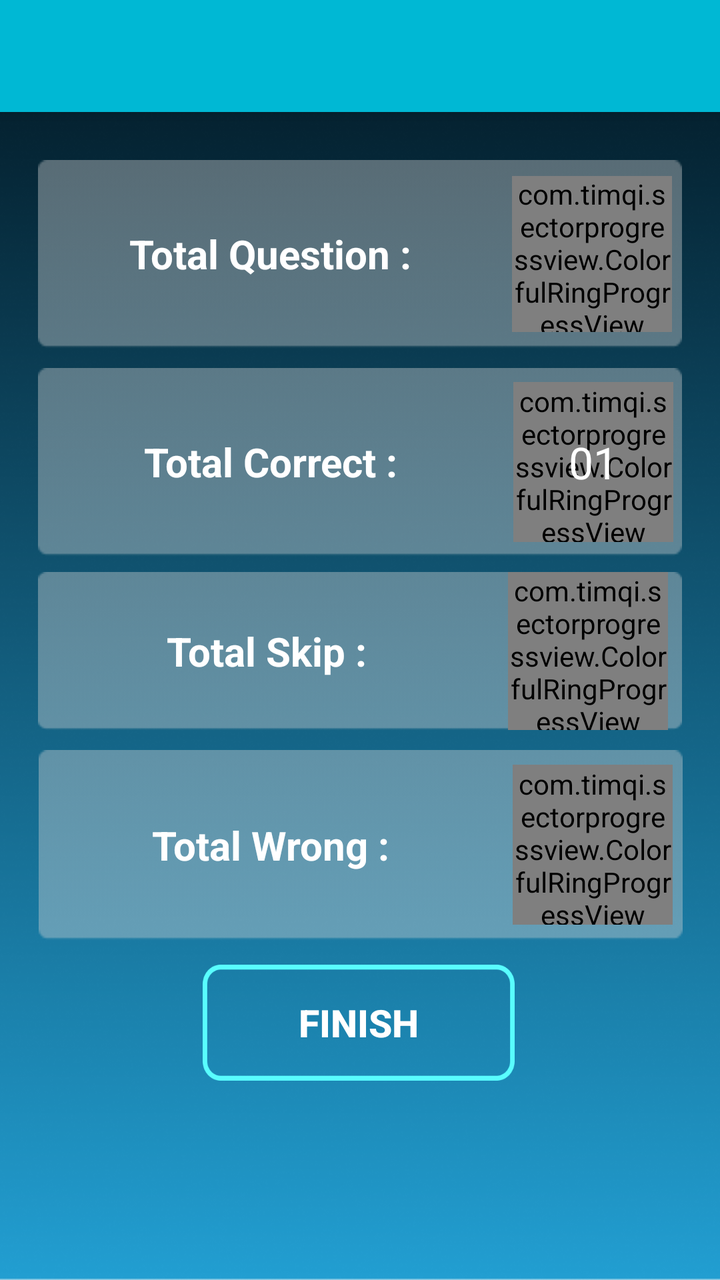
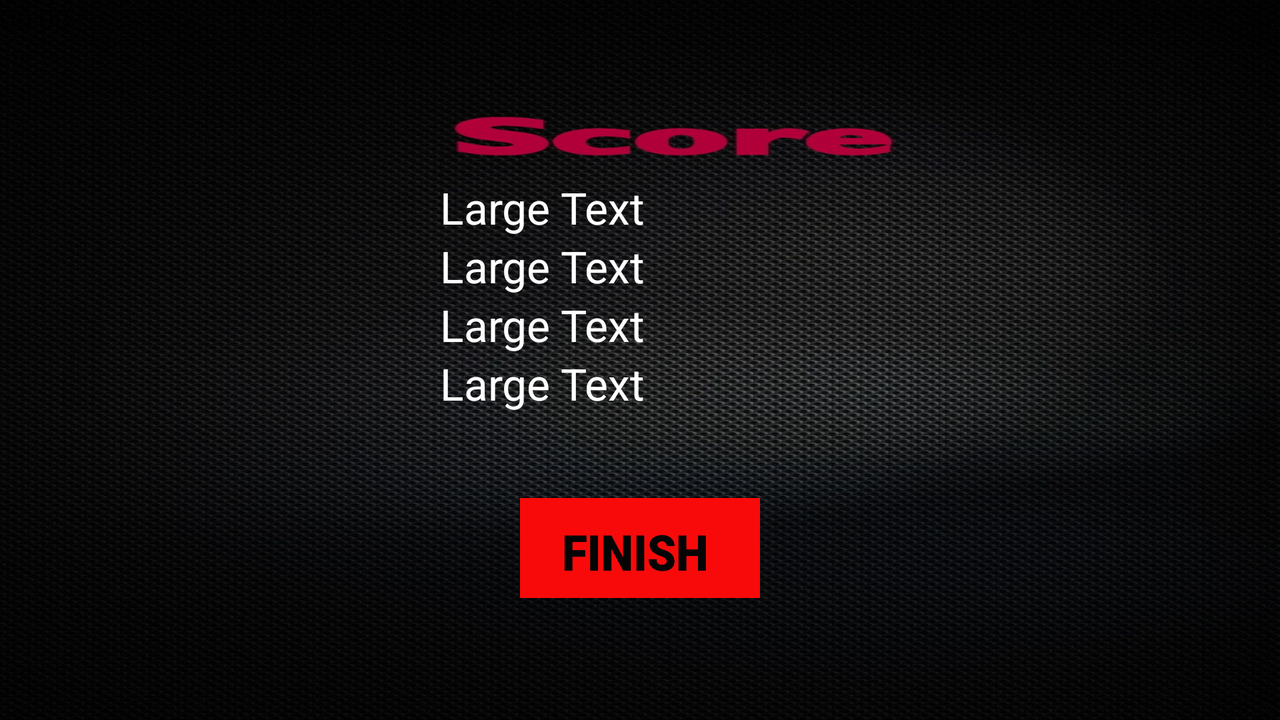

The same Android screen from two of the app's own layout files: first res/layout/ as a phone draws it, then the author's variant for another configuration, drawn on a device whose configuration selects that folder. Both files follow.
<!-- AndroidManifest.xml: application theme AppTheme -->
<!-- res/layout/finish_quiz.xml -->
<?xml version="1.0" encoding="utf-8"?>
<androidx.constraintlayout.widget.ConstraintLayout xmlns:android="http://schemas.android.com/apk/res/android"
    xmlns:app="http://schemas.android.com/apk/res-auto"
    xmlns:tools="http://schemas.android.com/tools"
    android:id="@+id/relativeLayout"
    android:layout_width="match_parent"
    android:layout_height="match_parent"
    android:layout_gravity="left"
    android:background="@drawable/background"
    android:orientation="vertical">

    <include
        android:id="@+id/toolbar"
        layout="@layout/toolbar"
        tools:ignore="MissingConstraints"
        tools:layout_editor_absoluteX="58dp"
        tools:layout_editor_absoluteY="0dp" />


    <TextView
        android:id="@+id/time"
        android:layout_width="wrap_content"
        android:layout_height="wrap_content"
        android:text="00:00"
        tools:ignore="MissingConstraints"
        tools:layout_editor_absoluteX="47dp"
        tools:layout_editor_absoluteY="64dp" />


    <Button
        android:id="@+id/b1"
        android:layout_width="156dp"
        android:layout_height="58dp"
        android:layout_marginStart="8dp"
        android:layout_marginTop="8dp"
        android:layout_marginEnd="8dp"
        android:layout_marginBottom="8dp"
        android:background="@drawable/button"
        android:text="FINISH"
        android:textAllCaps="false"
        android:textColor="@color/White_color"
        android:textSize="19dp"
        android:textStyle="bold"
        app:layout_constraintBottom_toTopOf="@+id/guideline13"
        app:layout_constraintEnd_toEndOf="parent"
        app:layout_constraintHorizontal_bias="0.497"
        app:layout_constraintStart_toStartOf="parent"
        app:layout_constraintTop_toBottomOf="@+id/linearLayout6"
        app:layout_constraintVertical_bias="0.15"
        tools:ignore="ObsoleteLayoutParam" />

    

    <androidx.constraintlayout.widget.Guideline
        android:id="@+id/guideline4"
        android:layout_width="wrap_content"
        android:layout_height="wrap_content"
        android:orientation="horizontal"
        app:layout_constraintGuide_end="173dp" />

    <androidx.constraintlayout.widget.Guideline
        android:id="@+id/guideline13"
        android:layout_width="wrap_content"
        android:layout_height="wrap_content"
        android:orientation="horizontal"
        app:layout_constraintGuide_end="68dp" />

    <androidx.constraintlayout.widget.Group
        android:id="@+id/group"
        android:layout_width="wrap_content"
        android:layout_height="wrap_content" />

    <androidx.constraintlayout.widget.Guideline
        android:id="@+id/guideline14"
        android:layout_width="wrap_content"
        android:layout_height="wrap_content"
        android:orientation="horizontal"
        app:layout_constraintGuide_end="798dp" />




    <LinearLayout
        android:id="@+id/linearLayout3"
        android:layout_width="322dp"
        android:layout_height="94dp"
        android:layout_marginStart="16dp"
        android:layout_marginTop="80dp"
        android:layout_marginEnd="16dp"
        android:background="@drawable/score_card"
        android:gravity="center"
        android:orientation="horizontal"
        app:layout_constraintEnd_toEndOf="parent"
        app:layout_constraintStart_toStartOf="parent"
        app:layout_constraintTop_toTopOf="parent">

        <TextView
            android:id="@+id/totalquestion"
            android:layout_width="wrap_content"
            android:layout_height="wrap_content"
            android:layout_weight="1"
            android:gravity="center"
            android:text="Total Question :"
            android:textColor="@color/White_color"
            android:textSize="20dp"
            android:textStyle="bold"
            app:layout_constraintBottom_toBottomOf="parent"
            app:layout_constraintTop_toTopOf="parent" />


        <androidx.constraintlayout.widget.ConstraintLayout
            android:layout_width="90dp"
            android:layout_height="78dp">


            <TextView
                android:id="@+id/textview3"
                android:layout_width="53dp"
                android:layout_height="wrap_content"
                android:gravity="center"
                android:text="00"

                android:textAllCaps="false"
                android:textAppearance="?android:attr/textAppearanceLarge"
                android:textColor="@color/White_color"
                app:layout_constraintBottom_toBottomOf="@+id/crpv2"
                app:layout_constraintEnd_toEndOf="@+id/crpv2"
                app:layout_constraintStart_toStartOf="@+id/crpv2"
                app:layout_constraintTop_toTopOf="@+id/crpv2"
                tools:ignore="ObsoleteLayoutParam" />

            <com.timqi.sectorprogressview.ColorfulRingProgressView xmlns:app="http://schemas.android.com/apk/res-auto"
                android:id="@+id/crpv2"
                android:layout_width="80dp"
                android:layout_height="80dp"
                app:bgColor="#e1e1e1"
                app:fgColorEnd="#59FDFE"
                app:fgColorStart="#59FDFE"
                app:layout_constraintBottom_toBottomOf="parent"
                app:layout_constraintEnd_toEndOf="parent"
                app:layout_constraintStart_toStartOf="parent"
                app:layout_constraintTop_toTopOf="parent"
                app:percent="0"
                app:startAngle="0"
                app:strokeWidth="7dp"
                tools:ignore="MissingConstraints" />

        </androidx.constraintlayout.widget.ConstraintLayout>


    </LinearLayout>


    <LinearLayout
        android:id="@+id/linearLayout4"
        android:layout_width="322dp"
        android:layout_height="94dp"
        android:layout_marginStart="16dp"
        android:layout_marginTop="10dp"
        android:layout_marginEnd="16dp"
        android:background="@drawable/score_card"
        android:gravity="center"
        android:orientation="horizontal"
        app:layout_constraintEnd_toEndOf="parent"
        app:layout_constraintHorizontal_bias="0.489"
        app:layout_constraintStart_toStartOf="parent"
        app:layout_constraintTop_toBottomOf="@+id/linearLayout3">

        <TextView
            android:id="@+id/totalskeep"
            android:layout_width="wrap_content"
            android:layout_height="wrap_content"
            android:layout_weight="1"
            android:gravity="center"
            android:text="Total Correct :"
            android:textColor="@color/White_color"
            android:textSize="20dp"
            android:textStyle="bold"
            app:layout_constraintBottom_toBottomOf="parent"
            app:layout_constraintTop_toTopOf="parent" />

        <androidx.constraintlayout.widget.ConstraintLayout
            android:id="@+id/constraintLayout"
            android:layout_width="89dp"
            android:layout_height="87dp"
            tools:layout_editor_absoluteX="224dp"
            tools:layout_editor_absoluteY="300dp">

            <com.timqi.sectorprogressview.ColorfulRingProgressView xmlns:app="http://schemas.android.com/apk/res-auto"
                android:id="@+id/crpv3"
                android:layout_width="80dp"
                android:layout_height="80dp"
                app:bgColor="#e1e1e1"
                app:fgColorEnd="#59FDFE"
                app:fgColorStart="#59FDFE"
                app:layout_constraintBottom_toBottomOf="@+id/constraintLayout"
                app:layout_constraintEnd_toEndOf="@+id/constraintLayout"
                app:layout_constraintStart_toStartOf="@+id/constraintLayout"
                app:layout_constraintTop_toTopOf="@+id/constraintLayout"
                app:percent="0"
                app:startAngle="0"
                app:strokeWidth="7dp"
                tools:ignore="MissingConstraints" />

            <TextView
                android:id="@+id/textView4"
                android:layout_width="wrap_content"
                android:layout_height="wrap_content"
                android:gravity="left"
                android:text="01"
                android:textAppearance="?android:attr/textAppearanceLarge"
                android:textColor="@color/White_color"
                app:layout_constraintBottom_toBottomOf="@+id/crpv3"
                app:layout_constraintEnd_toEndOf="@+id/crpv3"
                app:layout_constraintStart_toStartOf="@+id/crpv3"
                app:layout_constraintTop_toTopOf="@+id/crpv3"
                tools:ignore="ObsoleteLayoutParam" />


        </androidx.constraintlayout.widget.ConstraintLayout>


    </LinearLayout>


    <LinearLayout
        android:id="@+id/linearLayout5"
        android:layout_width="322dp"
        android:layout_height="79dp"
        android:layout_marginStart="16dp"
        android:layout_marginTop="8dp"
        android:layout_marginEnd="16dp"
        android:background="@drawable/score_card"
        android:gravity="center"
        android:orientation="horizontal"
        app:layout_constraintEnd_toEndOf="parent"
        app:layout_constraintHorizontal_bias="0.521"
        app:layout_constraintStart_toStartOf="parent"
        app:layout_constraintTop_toBottomOf="@+id/linearLayout4">

        <TextView
            android:id="@+id/totalwrong"
            android:layout_width="159dp"
            android:layout_height="wrap_content"
            android:layout_weight="1"
            android:gravity="center"
            android:text="Total Skip :"
            android:textColor="@color/White_color"
            android:textSize="20dp"
            android:textStyle="bold"
            app:layout_constraintBottom_toBottomOf="parent"
            app:layout_constraintTop_toTopOf="parent"
            app:layout_constraintVertical_bias="0.0"
            tools:layout_editor_absoluteX="-1dp" />

        <androidx.constraintlayout.widget.ConstraintLayout
            android:layout_width="94dp"
            android:layout_height="89dp"
            tools:layout_editor_absoluteX="145dp"
            tools:layout_editor_absoluteY="25dp">

            <TextView
                android:id="@+id/textview5"
                android:layout_width="54dp"
                android:layout_height="39dp"
                android:gravity="center"
                android:text="02"
                android:textAppearance="?android:attr/textAppearanceLarge"
                android:textColor="@color/White_color"
                app:layout_constraintBottom_toBottomOf="@+id/crpv4"
                app:layout_constraintEnd_toEndOf="@+id/crpv4"
                app:layout_constraintStart_toStartOf="@+id/crpv4"
                app:layout_constraintTop_toTopOf="@+id/crpv4"
                tools:ignore="MissingConstraints,ObsoleteLayoutParam" />

            <com.timqi.sectorprogressview.ColorfulRingProgressView xmlns:app="http://schemas.android.com/apk/res-auto"
                android:id="@+id/crpv4"
                android:layout_width="80dp"
                android:layout_height="80dp"
                app:bgColor="#e1e1e1"
                app:fgColorEnd="#59FDFE"
                app:fgColorStart="#59FDFE"
                app:layout_constraintBottom_toBottomOf="parent"
                app:layout_constraintEnd_toEndOf="parent"
                app:layout_constraintStart_toStartOf="parent"
                app:layout_constraintTop_toTopOf="parent"
                app:percent="0"
                app:startAngle="0"
                app:strokeWidth="7dp" />


        </androidx.constraintlayout.widget.ConstraintLayout>


    </LinearLayout>


    <LinearLayout
        android:id="@+id/linearLayout6"
        android:layout_width="322dp"
        android:layout_height="95dp"
        android:layout_marginStart="16dp"
        android:layout_marginTop="10dp"
        android:layout_marginEnd="16dp"
        android:background="@drawable/score_card"
        android:gravity="center"
        android:orientation="horizontal"
        app:layout_constraintEnd_toEndOf="parent"
        app:layout_constraintHorizontal_bias="0.53"
        app:layout_constraintStart_toStartOf="parent"
        app:layout_constraintTop_toBottomOf="@+id/linearLayout5">


        <TextView
            android:id="@+id/totalwrong"
            android:layout_width="159dp"
            android:layout_height="wrap_content"
            android:layout_weight="1"
            android:gravity="center"
            android:text="Total Wrong :"
            android:textColor="@color/White_color"
            android:textSize="20dp"
            android:textStyle="bold"
            app:layout_constraintBottom_toBottomOf="parent"
            app:layout_constraintTop_toTopOf="parent"
            app:layout_constraintVertical_bias="0.0"
            tools:ignore="DuplicateIds"
            tools:layout_editor_absoluteX="-1dp" />

        <androidx.constraintlayout.widget.ConstraintLayout
            android:layout_width="90dp"
            android:layout_height="90dp"
            tools:layout_editor_absoluteX="90dp"
            tools:layout_editor_absoluteY="8dp">

            <TextView
                android:id="@+id/textView6"
                android:layout_width="wrap_content"
                android:layout_height="wrap_content"
                android:gravity="left"
                android:text="03"
                android:textAppearance="?android:attr/textAppearanceLarge"
                android:textColor="@color/White_color"
                app:layout_constraintBottom_toBottomOf="@+id/crpv5"
                app:layout_constraintEnd_toEndOf="@+id/crpv5"
                app:layout_constraintStart_toStartOf="@+id/crpv5"
                app:layout_constraintTop_toTopOf="@+id/crpv5"
                tools:ignore="ObsoleteLayoutParam" />

            <com.timqi.sectorprogressview.ColorfulRingProgressView xmlns:app="http://schemas.android.com/apk/res-auto"
                android:id="@+id/crpv5"
                android:layout_width="80dp"
                android:layout_height="80dp"
                app:bgColor="#e1e1e1"
                app:fgColorEnd="#59FDFE"
                app:fgColorStart="#59FDFE"
                app:layout_constraintBottom_toBottomOf="parent"
                app:layout_constraintEnd_toEndOf="parent"
                app:layout_constraintStart_toStartOf="parent"
                app:layout_constraintTop_toTopOf="parent"
                app:percent="0"
                app:startAngle="0"
                app:strokeWidth="7dp"
                tools:ignore="MissingConstraints" />


        </androidx.constraintlayout.widget.ConstraintLayout>


    </LinearLayout>







</androidx.constraintlayout.widget.ConstraintLayout>
<!-- res/layout/toolbar.xml (included above) -->
<?xml version="1.0" encoding="utf-8"?>
<androidx.appcompat.widget.Toolbar xmlns:android="http://schemas.android.com/apk/res/android"
    android:layout_width="match_parent"
    android:layout_height="wrap_content"
    xmlns:app="http://schemas.android.com/apk/res-auto"
    android:background="@color/colorPrimaryDark"
    android:elevation="4dp"
    android:theme="@style/ThemeOverlay.AppCompat.Dark.ActionBar"
    app:popupTheme="@style/ThemeOverlay.AppCompat.Light">
</androidx.appcompat.widget.Toolbar>
<!-- resources referenced by this layout -->
<resources>
  <color name="White_color">#ffffff</color>
  <color name="colorPrimaryDark">#00B8D4</color>
  <!-- drawable background: png bitmap (drawable, 198877 bytes) -->
  <!-- drawable button: png bitmap (drawable, 3055 bytes) -->
  <!-- drawable score_card: png bitmap (drawable, 625 bytes) -->
  <!-- from res/values-v21/ -->
  <style name="AppTheme" parent="Theme.AppCompat.Light.NoActionBar">
          
          <item name="colorPrimary">@color/colorPrimary</item>
          <item name="colorPrimaryDark">@color/statusbar</item>
          <item name="colorAccent">@color/colorAccent</item>
  
      </style>
  <color name="colorPrimary">#f71408</color>
  <color name="statusbar">#00A6BB</color>
  <color name="colorAccent">#04F570</color>
</resources>
<!-- res/layout-land/finish_quiz.xml (the author's variant of the layout above) -->
<!-- drawn on the phone turned sideways -->
<?xml version="1.0" encoding="utf-8"?>
<RelativeLayout xmlns:android="http://schemas.android.com/apk/res/android"
    xmlns:tools="http://schemas.android.com/tools"
    android:layout_width="match_parent"
    android:layout_height="match_parent"
    android:background="@drawable/final_background1"
    android:orientation="vertical">

    <RelativeLayout
        android:id="@+id/timer"
        android:layout_width="wrap_content"
        android:layout_height="wrap_content">

        <TextView
            android:id="@+id/time"
            android:layout_width="wrap_content"
            android:layout_height="wrap_content"
            android:layout_centerHorizontal="true"
            android:layout_centerInParent="true"
            android:text="00:00" />


    </RelativeLayout>


    <LinearLayout
        android:id="@+id/linearLayout"
        android:layout_width="200dp"
        android:layout_height="wrap_content"
        android:layout_alignParentTop="true"
        android:layout_centerHorizontal="true"
        android:layout_marginTop="89dp"
        android:orientation="vertical">

        <TextView
            android:id="@+id/textview3"
            android:layout_width="match_parent"
            android:layout_height="wrap_content"
            android:layout_above="@+id/textView2"
            android:layout_alignParentLeft="true"
            android:layout_alignParentStart="false"
            android:text="Large Text"
            android:textAllCaps="false"
            android:textAppearance="?android:attr/textAppearanceLarge"
            android:textColor="@color/White_color"
            tools:ignore="ObsoleteLayoutParam" />

        <TextView
            android:id="@+id/textView4"
            android:layout_width="match_parent"
            android:layout_height="wrap_content"
            android:layout_above="@+id/textView4"
            android:layout_alignParentLeft="true"
            android:layout_alignParentStart="true"
            android:text="Large Text"
            android:textAppearance="?android:attr/textAppearanceLarge"
            android:textColor="@color/White_color"
            tools:ignore="ObsoleteLayoutParam" />

        <TextView
            android:id="@+id/textview5"
            android:layout_width="match_parent"
            android:layout_height="wrap_content"
            android:layout_alignParentLeft="true"
            android:layout_alignParentStart="true"
            android:text="Large Text"
            android:textAppearance="?android:attr/textAppearanceLarge"
            android:textColor="@color/White_color"
            tools:ignore="ObsoleteLayoutParam" />

        <TextView
            android:id="@+id/textView6"
            android:layout_width="match_parent"
            android:layout_height="wrap_content"
            android:layout_alignParentLeft="true"
            android:layout_alignParentStart="true"
            android:text="Large Text"
            android:textAppearance="?android:attr/textAppearanceLarge"
            android:textColor="@color/White_color"
            tools:ignore="ObsoleteLayoutParam" />


    </LinearLayout>

    <LinearLayout
        android:id="@+id/linearLayout2"
        android:layout_width="wrap_content"
        android:layout_height="wrap_content"
        android:layout_alignEnd="@+id/linearLayout"
        android:layout_alignRight="@+id/linearLayout"
        android:layout_below="@+id/linearLayout"
        android:layout_marginTop="51dp"
        android:orientation="horizontal">

    </LinearLayout>

    <Button
        android:id="@+id/b1"
        android:layout_width="120dp"
        android:layout_height="50dp"
        android:layout_alignParentBottom="true"
        android:layout_centerHorizontal="true"
        android:layout_marginBottom="61dp"
        android:layout_weight="1"
        android:background="@drawable/finish"
        android:textAllCaps="false"
        tools:ignore="ObsoleteLayoutParam" />



</RelativeLayout>
<!-- resources referenced by the variant -->
<!-- as the phone turned sideways resolves them -->
<resources>
  <color name="White_color">#ffffff</color>
  <!-- drawable final_background1: jpg bitmap (drawable, 415296 bytes) -->
  <!-- drawable finish: png bitmap (drawable, 4586 bytes) -->
  <!-- from res/values-v21/ -->
  <style name="AppTheme" parent="Theme.AppCompat.Light.NoActionBar">
          
          <item name="colorPrimary">@color/colorPrimary</item>
          <item name="colorPrimaryDark">@color/statusbar</item>
          <item name="colorAccent">@color/colorAccent</item>
  
      </style>
  <color name="colorPrimary">#f71408</color>
  <color name="statusbar">#00A6BB</color>
  <color name="colorAccent">#04F570</color>
</resources>
